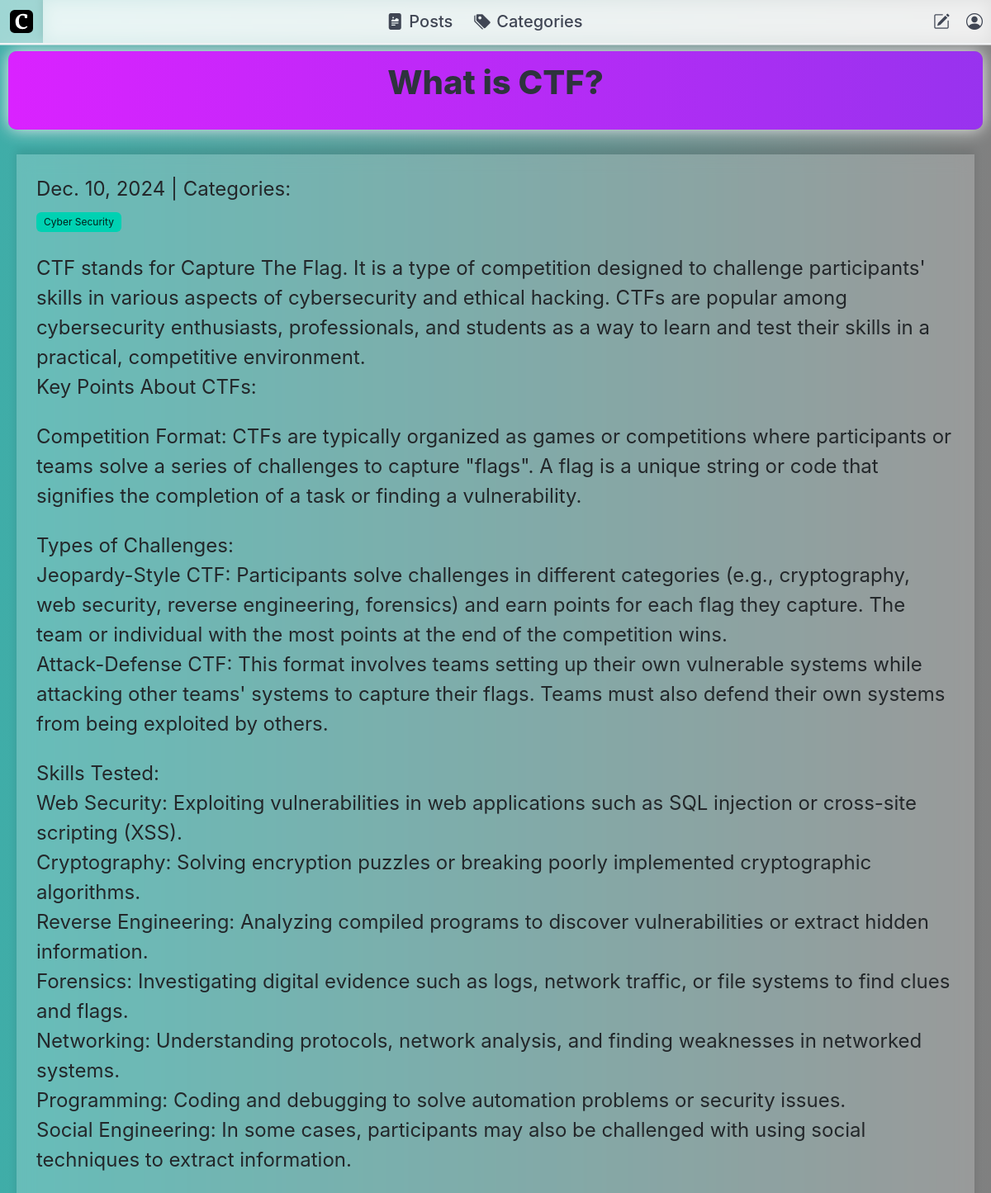
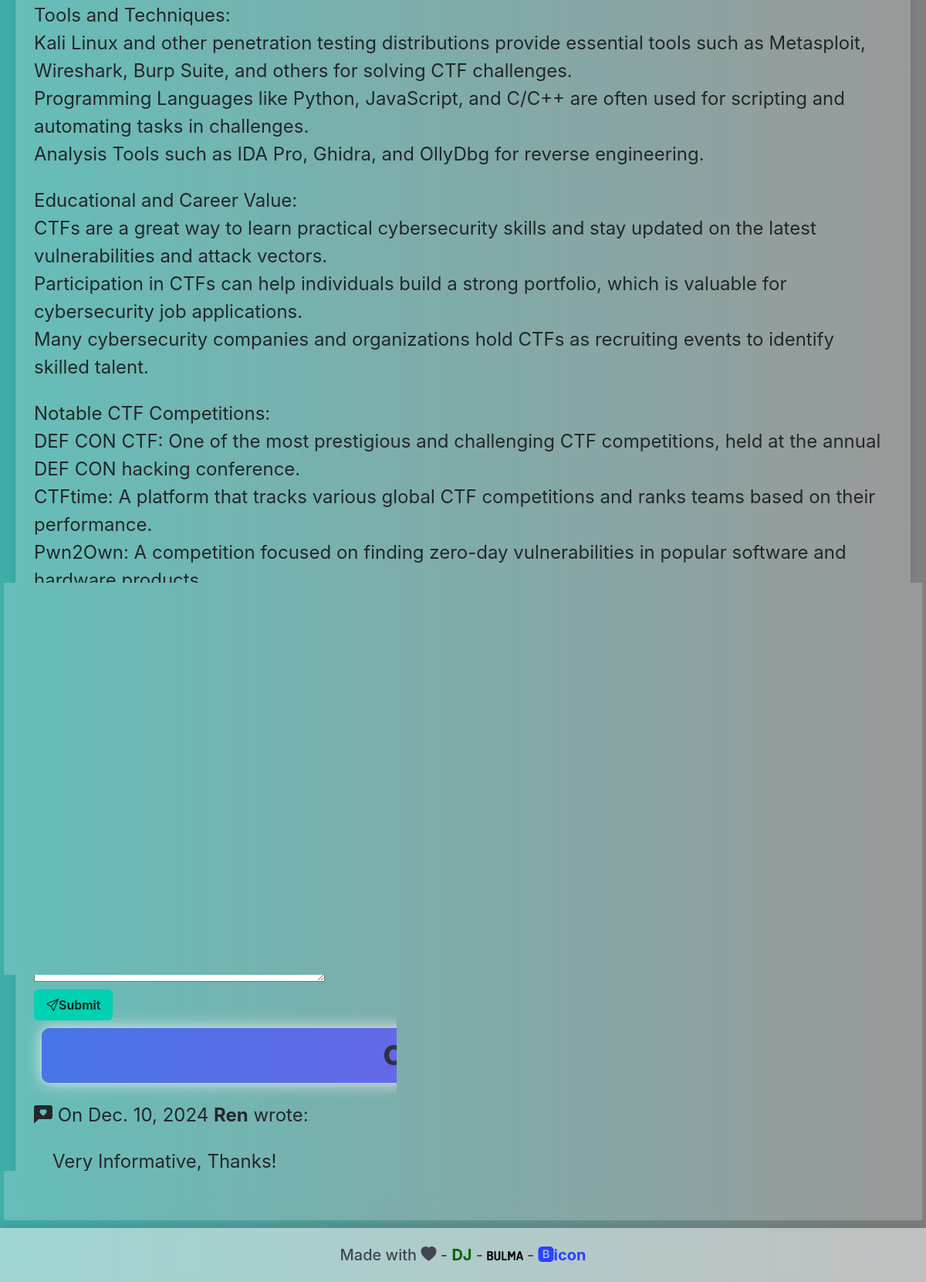
/post/1/ (signed in), run on the app's committed database (2 pictures, top to bottom).
### blog/models.py (models this page shows, shortened)
class Post(models.Model):
    title = models.CharField(max_length=255)
    body = models.TextField()
    created_on = models.DateTimeField(auto_now_add=True)
    last_modified = models.DateTimeField(auto_now=True)
    author = models.ForeignKey(settings.AUTH_USER_MODEL, on_delete=models.CASCADE, default=1)  # Replace 1 with a valid user ID
    categories = models.ManyToManyField('Category', related_name='posts')
    love_reactions = models.ManyToManyField(settings.AUTH_USER_MODEL, related_name='loved_posts', blank=True)
    def get_love_count(self):
        return self.love_reactions.count()

class Category(models.Model):
    name = models.CharField(max_length=30)
    class Meta:
        verbose_name_plural = "categories"

class Comment(models.Model):
    author = models.CharField(max_length=60)
    body = models.TextField()
    created_on = models.DateTimeField(auto_now_add=True)
    post = models.ForeignKey("Post", on_delete=models.CASCADE)

### blog/views.py (the view)
# urls.py: path("post/<int:pk>/", views.blog_detail, name="blog_detail"),
def blog_detail(request, pk):
    post = get_object_or_404(Post, pk=pk)
    form = CommentForms()
    if request.method == "POST":
        form = CommentForms(request.POST)
        if form.is_valid():
            comment = Comment(
                author = form.cleaned_data["author"],
                body=form.cleaned_data["body"],
                post=post,
            )
            comment = form.save(commit=False)
            comment.post = post
            comment.save()
        return HttpResponseRedirect(request.path_info)
    else:
        form = CommentForms()
    comments = Comment.objects.filter(post=post)
    context = {
        "post":post,
        "comments":comments,
        "form":CommentForms(),
    }
    return render(request, "blog/detail.html", context)

### blog/forms.py
class CommentForms(forms.ModelForm):
    author = forms.CharField(
        max_length=60,
        widget=forms.TextInput(
            attrs={"class":"form-control", "placeholder":"Your Name"}
        ),
    )
    body = forms.CharField(
        widget=forms.Textarea(
            attrs={"class":"form-control", "placeholder":"Leave a cool comment!"}
        )
    )
    class Meta:
        model = Comment
        fields = ['author', 'body']

### blog/templates/blog/detail.html (shortened to what this page needs)
{% extends "base.html" %}
{% block page_content %}
    <div class="containerX">
        <div class="title-box-container">
            <div class="page-title-box"><h1 class="title is-2">{{ post.title }}</h1></div>
    </div>
    <div class="columnX">
        <div class=" content is-size-4 blur-white">
        {{ post.created_on.date }} | Categories:
        <div class="tags">
        {% for category in post.categories.all %}
            <a href="{% url 'blog_category' category.name %}">
                <span class="tag is-hoverable is-primary">{{ category.name }}</span>
            </a>
        {% endfor %}
    </div>
    <p>{{ post.body | linebreaks }}</p>
    <button id="love-btn-{{ post.id }}" class="love-button">
    </button>
    <p id="love-count-{{ post.id }}">
    </p>
    <h3>Leave a comment:</h3>
    <div >
    <form  method="post">
        <div>
            {{ form.author }}
        </div>
        <div >
            {{ form.body }}
        </div>
        <button type="submit" class="button is-primary"><i class="bi bi-send"></i> <strong>Submit</strong></button>
    </form>
    </div>
    <div>
    <h3 class="page-title-button">Comments:</h3>
    {% for comment in comments %}
        <p>
            <i class="bi bi-chat-left-heart-fill"></i> On {{ comment.created_on.date }} <b>{{ comment.author }}</b> wrote:
        </p>
        <div class="block pl-5">
        <p >
            {{ comment.body | linebreaks }}
        </p>
        </div>
    {% endfor %}
    </div>
    </div>
</div>
</div>
</div>
{% endblock page_content %}

### static/css/base.css (style rules this page uses)
.ColorX { height: 100vh; background: linear-gradient(to right, #3fada8, #808080); }
.blur-white { padding: 1.5rem; font-weight: normal; color: #23272a; backdrop-filter: blur(10px); background-color: rgba(255, 255, 255, 0.205); box-shadow: 0px -5px 10px rgba(0, 0, 0, 0.1); }
html, body { height: 100%; margin: 0; }
.page-title-button1, .page-title-button, .page-title-button2, .page-title-box { margin: 10px; padding: 15px 45px; text-align: center; transition: 0.5s; background-size: 200% auto; color: white; box-shadow: 0 0 20px #eee; border-radius: 10px; display: block; }
.page-title-button { background-image: linear-gradient(to right, #4776E6 0%, #8E54E9 51%, #4776E6 100%); }
.page-title-box { background-image: linear-gradient(to right, #DA22FF 0%, #9733EE 51%, #DA22FF 100%); }
.containerX { display: contents; justify-content: space-evenly; padding: 4px; }
.columnX { border-radius: 10px; padding: 20px; margin-right: 1%; box-sizing: border-box; justify-content: center; align-items: center; }
.columnX:last-child { margin-right: 0; }

### data on the page
Post: title "What is CTF?", created_on "Dec. 10, 2024", body "CTF stands for Capture The Flag. It is a type of competition designed to challenge participants' skills in various aspects of cybersecurity and ethical hacking. CTFs are popular among cybersecurity enthusiasts, professionals, and students as a way to learn and test their skills in a practical, competitive environment. Key Points About CTFs: Competition Format: CTFs are typically organized as games or competitions where participants or teams solve a series of challenges to capture \"flags\". A flag is a unique string or code that signifies the completion of a task or finding a vulnerability. Types of Challenges: Jeopardy-Style CTF: Participants solve challenges in different categories (e.g.,…"
Category: name "Cyber Security"
Comment: created_on "Dec. 10, 2024", author "Ren", body "Very Informative, Thanks!"
